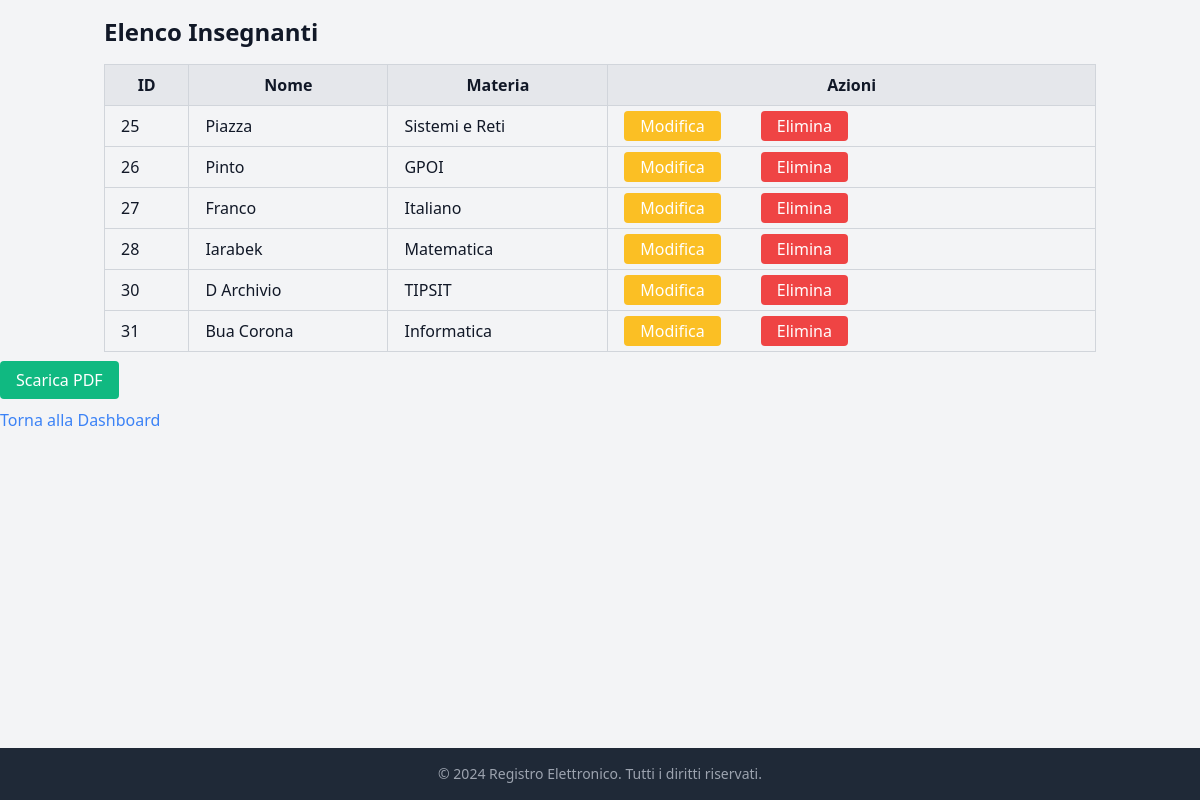
The page /pages/teachers_list.php (signed in) on the database its author committed.
### tables this page shows
CREATE TABLE `teachers` (
  `id` int(11) NOT NULL,
  `user_id` int(11) DEFAULT NULL,
  `name` varchar(100) NOT NULL,
  `subject` varchar(100) DEFAULT NULL
);

### pages/teachers_list.php (the view, shortened to what this page needs)
<?php
include '../includes/database.php';
$sql_teachers = "SELECT * FROM teachers";
$result_teachers = $conn->query($sql_teachers);
?>
<!DOCTYPE html>
<html lang="it">
<head>
    <link href="https://cdn.jsdelivr.net/npm/tailwindcss@2.2.19/dist/tailwind.min.css" rel="stylesheet">
</head>
<body class="bg-gray-100 text-gray-900">
    <div class="container mx-auto p-4">
        <h2 class="text-2xl font-bold mb-4">Elenco Insegnanti</h2>
        <table class="w-full border-collapse border border-gray-300">
            <thead class="bg-gray-200">
                <tr>
                    <th class="py-2 px-4 border border-gray-300">ID</th>
                    <th class="py-2 px-4 border border-gray-300">Nome</th>
                    <th class="py-2 px-4 border border-gray-300">Materia</th>
                    <th class="py-2 px-4 border border-gray-300">Azioni</th>
                </tr>
            </thead>
            <tbody>
                <?php
                if ($result_teachers->num_rows > 0) {
                    while ($row = $result_teachers->fetch_assoc()) {
                        echo "<tr>";
                        echo "<td class='py-2 px-4 border border-gray-300'>" . $row['id'] . "</td>";
                        echo "<td class='py-2 px-4 border border-gray-300'>" . $row['name'] . "</td>";
                        echo "<td class='py-2 px-4 border border-gray-300'>" . $row['subject'] . "</td>";
                        echo "<td class='py-2 px-4 border border-gray-300'>";
                        echo "<a href=\"edit_teacher.php?teacher_id={$row['id']}\" class=\"bg-yellow-400 text-white px-4 py-1 rounded hover:bg-yellow-500\">Modifica</a>";
                        echo "<a href=\"delete_teacher.php?teacher_id={$row['id']}\" class=\"bg-red-500 text-white px-4 py-1 rounded hover:bg-red-600 mx-10\">Elimina</a>";
                        echo "</td>";
                        echo "</tr>";
                    }
                } else {
                    echo "<tr><td colspan='3' class='py-2 px-4 border border-gray-300'>Nessun insegnante trovato</td></tr>";
                }
                ?>
            </tbody>
        </table>
    </div>
    <div>
        <a href="generate_teacher_list_pdf.php" class="bg-green-500 text-white px-4 py-2 rounded hover:bg-green-600">Scarica PDF</a>
    </div>
    <p class="mt-4"><a href="admin_dashboard.php" class="text-blue-500 hover:text-blue-600">Torna alla Dashboard</a></p>
    <footer class="footer absolute bottom-0 w-full bg-gray-800 py-4 text-center">
        <div class="container mx-auto">
            <p class="text-sm text-gray-400">&copy; <?php echo date("Y"); ?> Registro Elettronico. Tutti i diritti riservati.</p>
        </div>
    </footer>
</body>
</html>

### rows shown on the page
teachers: id "25", name "Piazza", subject "Sistemi e Reti"
teachers: id "26", name "Pinto", subject "GPOI"
teachers: id "27", name "Franco", subject "Italiano"
teachers: id "28", name "Iarabek", subject "Matematica"
teachers: id "30", name "D Archivio", subject "TIPSIT"
teachers: id "31", name "Bua Corona", subject "Informatica"
